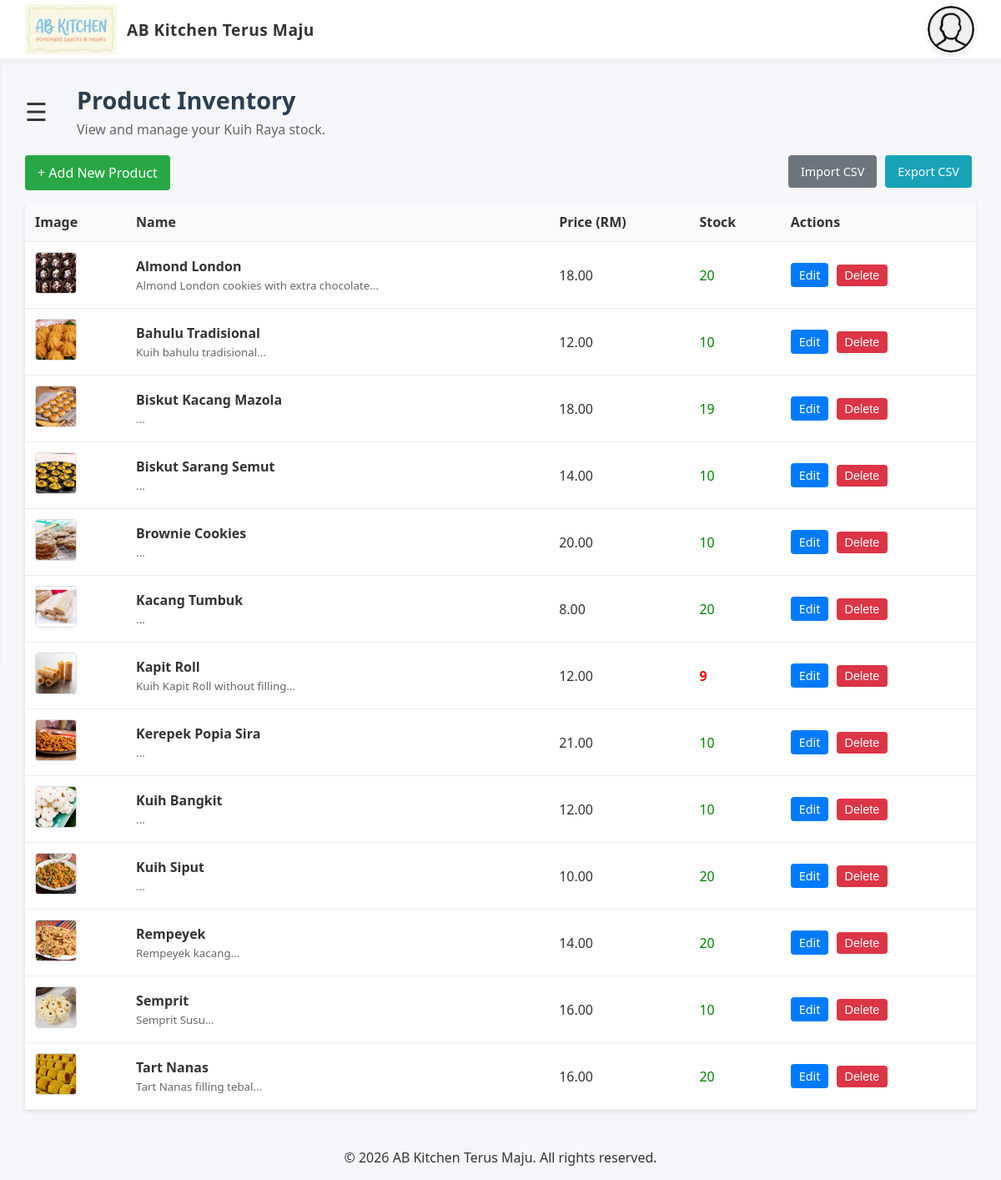
/pages/products/product_list.php (signed in), run on an earlier commit of the app's database.
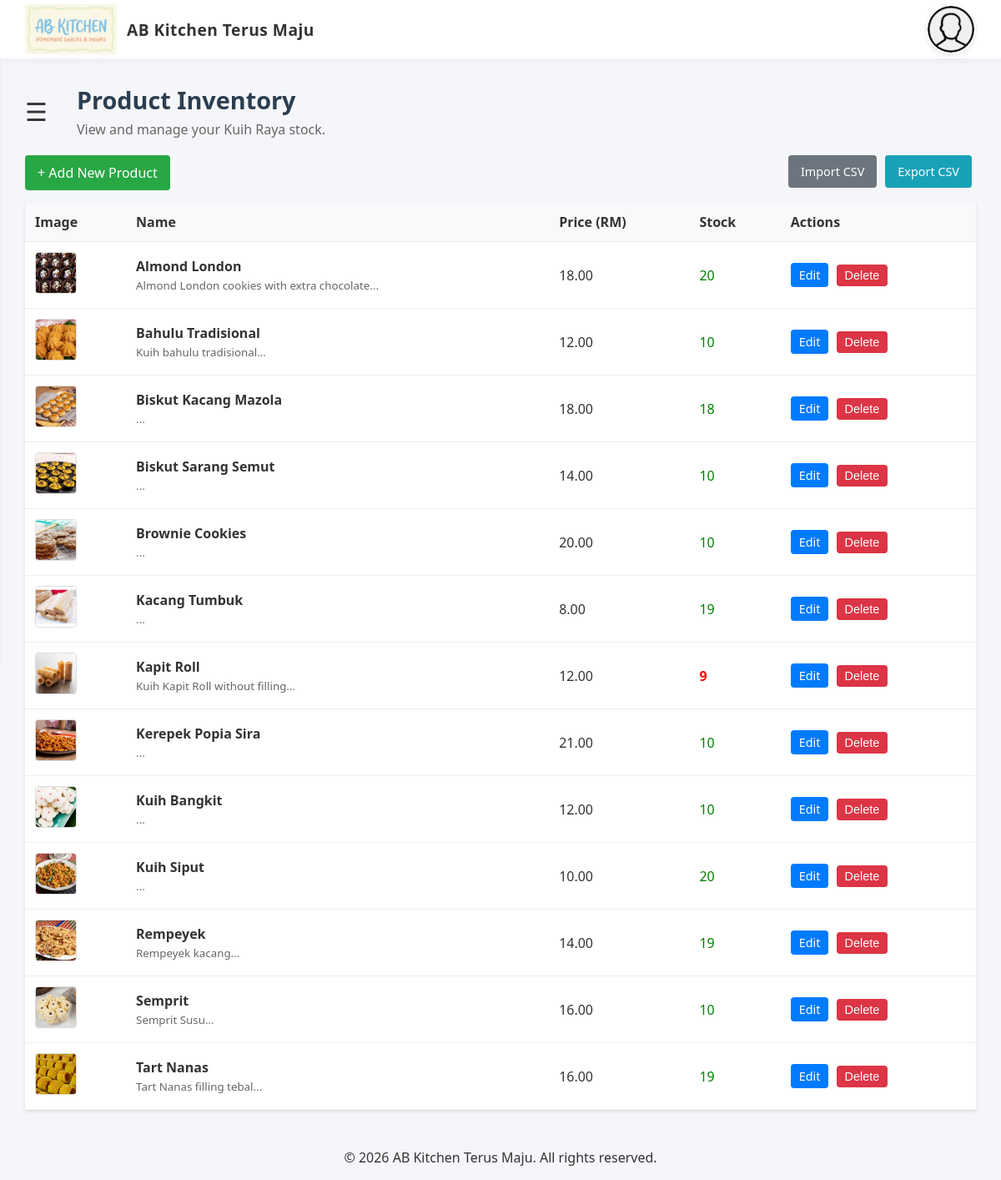
And on a later commit of the database.
### tables this page shows
CREATE TABLE products (
                id INTEGER PRIMARY KEY AUTOINCREMENT,
                name TEXT NOT NULL,
                description TEXT,
                price REAL NOT NULL,
                stock INTEGER DEFAULT 0,
                image_url TEXT,
                created_at DATETIME DEFAULT CURRENT_TIMESTAMP
            );

### pages/products/product_list.php (the view, shortened to what this page needs)
<?php
require_once '../../header.php';
$isAdmin = ($_SESSION['role'] === 'admin');
try {
    $stmt = $pdo->query("SELECT * FROM products ORDER BY name ASC");
    $products = $stmt->fetchAll();
} catch (PDOException $e) {
    die("Error: " . $e->getMessage());
}
?>
<!DOCTYPE html>
<html lang="en">
<head>
    <link rel="stylesheet" href="../../styles/admin_dashboard.css">
</head>
<body>
    <main class="dashboard-container" id="main">
        <div class="dashboard-header">
            <span class="menu-toggle" onclick="openNav(event)">&#9776;</span>
            <div class="welcome-banner">
                <h1>Product Inventory</h1>
                <p>View and manage your Kuih Raya stock.</p>
            </div>
        </div>
        <?php if ($isAdmin): ?>
            <div style="margin-bottom:15px;">
                <a href="add_product.php" class="btn-add" style="background:#28a745;color:white;padding:10px 15px;text-decoration:none;border-radius:4px;display:inline-block;">+ Add New Product</a>
                <a href="export_products.php" class="btn-action" style="background:#17a2b8;padding:10px 15px;float:right;margin-left:5px;">Export CSV</a>
                <a href="import_products.php" class="btn-action" style="background:#6c757d;padding:10px 15px;float:right;">Import CSV</a>
            </div>
        <?php endif; ?>
        <table class="product-table">
            <thead>
                <tr>
                    <th>Image</th>
                    <th>Name</th>
                    <th>Price (RM)</th>
                    <th>Stock</th>
                    <?php if ($isAdmin): ?><th>Actions</th><?php endif; ?>
                </tr>
            </thead>
            <tbody>
                <?php foreach ($products as $p): ?>
                <tr>
                    <td>
                        <?php if ($p['image_url']): ?>
                            <img src="../../images/product/<?= htmlspecialchars($p['image_url']) ?>" class="product-img">
                        <?php else: ?>
                            <div style="width:50px;height:50px;background:#eee;display:flex;align-items:center;justify-content:center;color:#999;font-size:10px;">No Img</div>
                        <?php endif; ?>
                    </td>
                    <td>
                        <strong><?= htmlspecialchars($p['name']) ?></strong><br>
                        <small style="color:#666;"><?= htmlspecialchars(substr($p['description'], 0, 50)) ?>...</small>
                    </td>
                    <td><?= number_format($p['price'], 2) ?></td>
                    <td class="<?= $p['stock'] < 10 ? 'stock-low' : 'stock-ok' ?>">
                        <?= $p['stock'] ?>
                    </td>
                    <?php if ($isAdmin): ?>
                    <td>
                        <a href="edit_product.php?id=<?= $p['id'] ?>" class="btn-action btn-edit">Edit</a>
                        <form method="POST" style="display:inline;" onsubmit="return confirm('Delete this product?');">
                            <button type="submit" name="delete_product" class="btn-action btn-delete">Delete</button>
                        </form>
                    </td>
                    <?php endif; ?>
                </tr>
                <?php endforeach; ?>
            </tbody>
        </table>
    </main>
    <?php include '../../footer.php'; ?>
</body>
</html>

What changed in the data, as far as the page shows it:
changed products "Biskut Kacang Mazola": stock "19" → "18"
changed products "Kacang Tumbuk": stock "20" → "19"
changed products "Rempeyek": stock "20" → "19"
changed products "Tart Nanas": stock "20" → "19"
